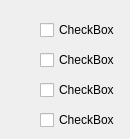
        <widget class="QWidget" name="tab_2">
         <attribute name="title">
          <string>VehicleExit</string>
         </attribute>
         <widget class="QCheckBox" name="cb_parameter_VehicleExit_Code2">
          <property name="geometry">
           <rect>
            <x>40</x>
            <y>20</y>
            <width>81</width>
            <height>20</height>
           </rect>
          </property>
          <property name="autoFillBackground">
           <bool>false</bool>
          </property>
          <property name="text">
           <string>CheckBox</string>
          </property>
         </widget>
         <widget class="QCheckBox" name="cb_parameter_VehicleExit_Code3">
          <property name="geometry">
           <rect>
            <x>40</x>
            <y>50</y>
            <width>81</width>
            <height>20</height>
           </rect>
          </property>
          <property name="autoFillBackground">
           <bool>false</bool>
          </property>
          <property name="text">
           <string>CheckBox</string>
          </property>
         </widget>
         <widget class="QCheckBox" name="cb_parameter_VehicleExit_Code4">
          <property name="geometry">
           <rect>
            <x>40</x>
            <y>80</y>
            <width>81</width>
            <height>20</height>
           </rect>
          </property>
          <property name="autoFillBackground">
           <bool>false</bool>
          </property>
          <property name="text">
           <string>CheckBox</string>
          </property>
         </widget>
         <widget class="QCheckBox" name="cb_parameter_VehicleExit_Code5">
          <property name="geometry">
           <rect>
            <x>40</x>
            <y>110</y>
            <width>81</width>
            <height>20</height>
           </rect>
          </property>
          <property name="autoFillBackground">
           <bool>false</bool>
          </property>
          <property name="text">
           <string>CheckBox</string>
          </property>
         </widget>
        </widget>
